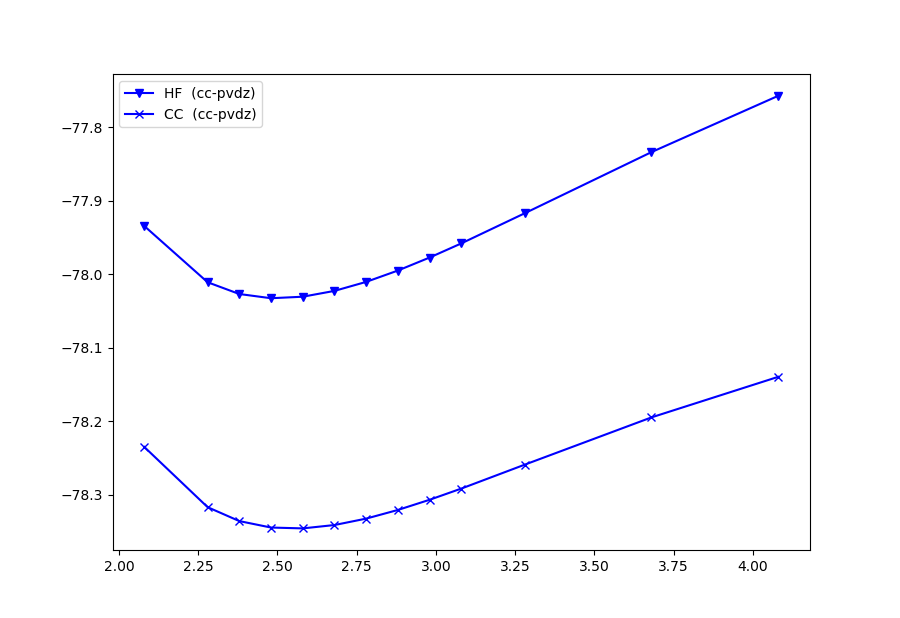

Write the Python code that produced this figure.
from pyscf import gto, scf, cc
import numpy as np
import matplotlib                                                               
import matplotlib.pyplot as plt   

Mol = [['H',[-2.4, -1.86, 0]], ['H',[-2.4, 1.86, 0]], ['C',[-1.34, 0, 0]],  
           ['C',[1.34, 0, 0]], ['H',[2.4,-1.86, 0]], ['H',[2.4,1.86,0 ]]]
# dissociation in x-direction relative to the optimal geometry              
rel_dis = np.array([ -.6, -.4, -.3, -.2, -.1,  0, .1, .2, .3, .4, .6, 1.0, 1.4]) 
mfe     = np.zeros(len(rel_dis))
ecc     = np.zeros(len(rel_dis))
for i, diss in enumerate(rel_dis):
    # Placing Molecule in the box:
    atom_pos = np.array([atom[1] for atom in Mol])
    atom_pos[int(len(atom_pos)/2):,0] += diss
    atoms    = [atom[0] for atom in Mol]
    offset    = np.array([6,6,6])
    atom_off  = np.array([offset[d]/2.0 - np.amin(atom_pos[:,d]) for d in range(3)])
    atoms_box = np.array([pos + atom_off for pos in atom_pos])
    atoms_box = np.array([pos + atom_off for pos in atom_pos])
    Mol_box  = [[atoms[i],atoms_box[i]] for i in range(len(atoms))]
    
    mol = gto.M()
    mol.basis = 'cc-pvdz'
    mol.atom = Mol_box
    mol.unit = 'bohr'
    mol.build()

    mf        = scf.RHF(mol).run()
    mfe[i]    = mf.e_tot
    mycc      = cc.CCSD(mf)
    mycc.kernel()
    ecc[i]    = mycc.e_tot 



plt.plot(rel_dis + 2.68, mfe, 'b-v', label =  'HF  (' + mol.basis + ')')
plt.plot(rel_dis + 2.68, ecc, 'b-x', label =  'CC  (' + mol.basis + ')')
plt.legend()
plt.show()

exit()
mol = gto.M(atom='H 0 0 0; F 0 0 1', basis='ccpvdz')
mf = scf.RHF(mol).run()
mycc = cc.CCSD(mf)
mycc.kernel()
